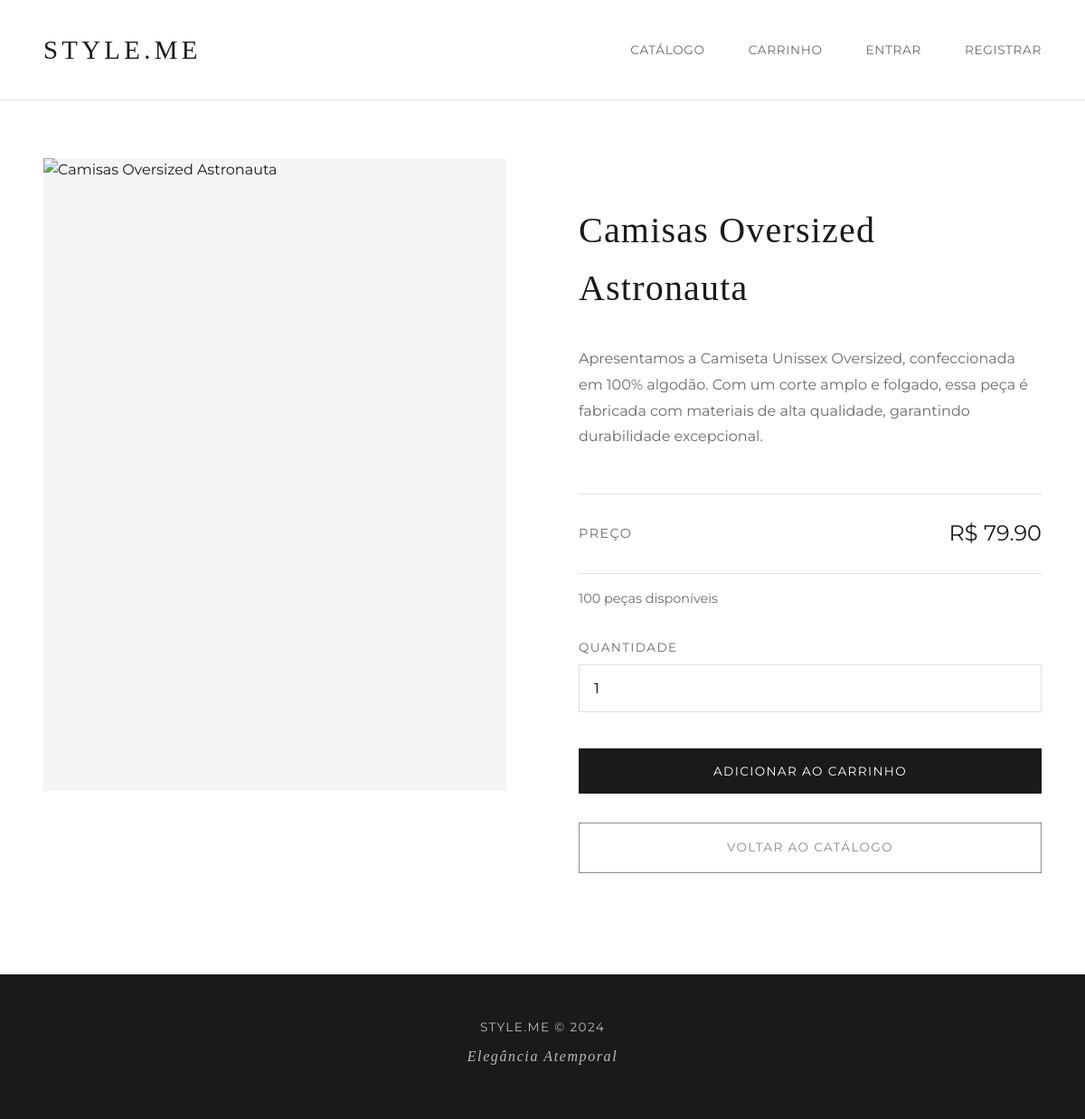
The app's page /produto/2 with its own data.
### app.py (models this page shows)
class Produto(db.Model):
    __tablename__ = 'produtos'
    id = db.Column(db.Integer, primary_key=True)
    nome = db.Column(db.String(100), nullable=False)
    descricao = db.Column(db.Text)
    preco = db.Column(db.Numeric(10, 2), nullable=False)
    estoque = db.Column(db.Integer, nullable=False, default=0)
    imagem_url = db.Column(db.String(500), nullable=True)

### app.py (the view)
@app.route('/produto/<int:id>')
def detalhes_produto(id):
    produto = Produto.query.get_or_404(id)
    return render_template('produto.html', produto=produto)

### templates/produto.html (shortened to what this page needs)
{% extends 'base.html' %}
{% block content %}
<div class="product-detail">
    <div class="product-detail-image">
        <img src="{{ produto.imagem_url }}"
             alt="{{ produto.nome }}"
             onerror="this.src='https://images.pexels.com/photos/996329/pexels-photo-996329.jpeg?auto=compress&cs=tinysrgb&w=800'">
    </div>
    <div class="product-detail-info">
        <h1>{{ produto.nome }}</h1>
        <p class="product-description">{{ produto.descricao }}</p>
        <div class="product-detail-price">
            <span class="price-label">Preço</span>
            <span class="price-value">R$ {{ "%.2f"|format(produto.preco) }}</span>
        </div>
        <p class="stock-info">{{ produto.estoque }} peças disponíveis</p>
        <form action="{{ url_for('carrinho') }}" method="POST" class="add-to-cart-form">
            <div class="form-group">
                <label for="quantidade">Quantidade</label>
                <input type="number" name="quantidade" id="quantidade" value="1" min="1" max="{{ produto.estoque }}">
            </div>
            <button type="submit" class="btn btn-primary btn-full">Adicionar ao Carrinho</button>
        </form>
        <a href="{{ url_for('index') }}" class="btn btn-secondary btn-full">Voltar ao Catálogo</a>
    </div>
</div>
{% endblock %}

### static/style.css (style rules this page uses)
* { margin: 0; padding: 0; box-sizing: border-box; }
:root { --primary-color: #1a1a1a; --secondary-color: #f5f5f5; --accent-color: #8b8b8b; --text-primary: #1a1a1a; --text-secondary: #6b6b6b; --border-color: #e0e0e0; --success-color: #2d7a4f; --error-color: #c53030; }
body { font-family: 'Montserrat', -apple-system, BlinkMacSystemFont, sans-serif; background-color: #ffffff; color: var(--text-primary); line-height: 1.6; min-height: 100vh; display: flex; flex-direction: column; -webkit-font-smoothing: antialiased; }
.product-detail { display: grid; grid-template-columns: 1fr 1fr; gap: 5rem; max-width: 1200px; margin: 0 auto; }
.product-detail-image { width: 100%; height: 700px; overflow: hidden; background-color: var(--secondary-color); }
.product-detail-image img { width: 100%; height: 100%; object-fit: cover; }
.product-detail-info { padding: 3rem 0; }
.product-detail-info h1 { font-family: 'Cormorant Garamond', serif; font-size: 2.5rem; font-weight: 300; margin-bottom: 2rem; letter-spacing: 0.03em; }
.product-description { font-size: 1rem; color: var(--text-secondary); line-height: 1.8; margin-bottom: 3rem; }
.product-detail-price { display: flex; justify-content: space-between; align-items: center; padding: 1.5rem 0; border-top: 1px solid var(--border-color); border-bottom: 1px solid var(--border-color); margin-bottom: 1rem; }
.price-label { font-size: 0.9rem; color: var(--text-secondary); text-transform: uppercase; letter-spacing: 0.1em; }
.price-value { font-size: 1.5rem; font-weight: 400; }
.stock-info { font-size: 0.9rem; color: var(--text-secondary); margin-bottom: 2rem; }
.add-to-cart-form { margin-bottom: 1rem; }
.form-group { margin-bottom: 1.5rem; }
.form-group label { display: block; margin-bottom: 0.5rem; font-size: 0.85rem; color: var(--text-secondary); text-transform: uppercase; letter-spacing: 0.1em; }
.form-group input, .form-group select { width: 100%; padding: 1rem; border: 1px solid var(--border-color); background-color: #ffffff; font-size: 1rem; font-family: inherit; transition: border-color 0.3s ease; }
.btn { display: inline-block; padding: 1rem 2.5rem; font-size: 0.85rem; font-weight: 400; text-transform: uppercase; letter-spacing: 0.1em; text-decoration: none; border: 1px solid var(--text-primary); background-color: transparent; color: var(--text-primary); cursor: pointer; transition: all 0.3s ease; font-family: inherit; }
.btn-primary { background-color: var(--text-primary); color: #ffffff; }
.btn-secondary { border-color: var(--accent-color); color: var(--accent-color); }
.btn-full { width: 100%; text-align: center; margin-top: 1rem; }

### records on screen
Produto: nome "Camisas Oversized Astronauta", descricao "Apresentamos a Camiseta Unissex Oversized, confeccionada em 100% algodão. Com um corte amplo e folgado, essa peça é fabricada com materiais de alta qualidade, garantindo durabilidade excepcional.", preco "79.90", estoque "100"
